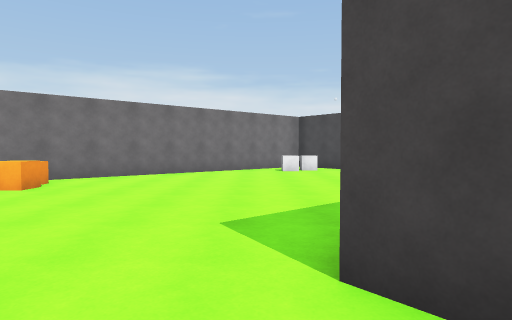
[1] (above)

17 first-person views from a walk through a scene from a Unity 3-D project. The camera is 1.4 m above the floor, tilts 2° down and sees 75° across. The floor is counted in squares, 2 m on a side. Each view is taken from the middle of a square. On the plan, view 1 faces up. The plan holds only what a view shows up to about 10 squares ahead; the rest is blank. The place goes on beyond the plan.

[2]
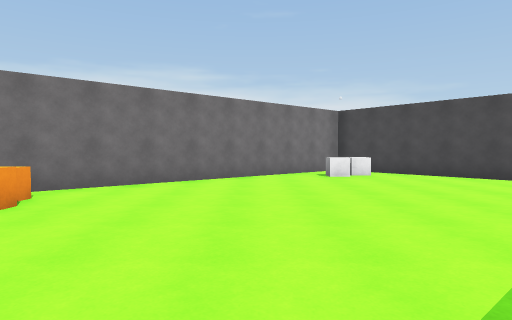

[3]
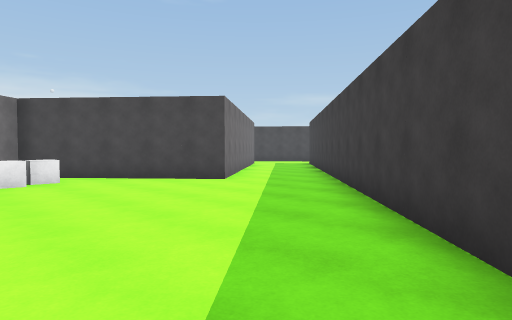

[4]
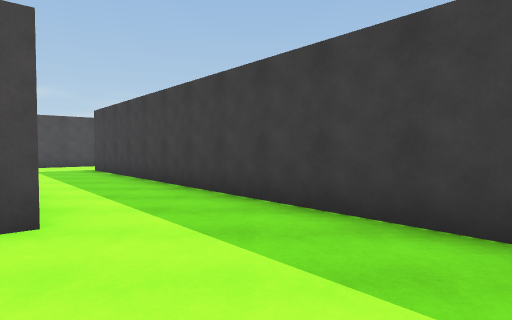

[5]
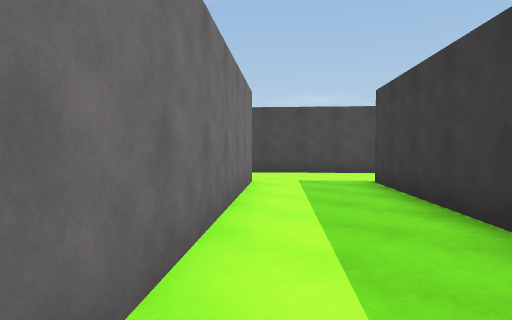

[6]
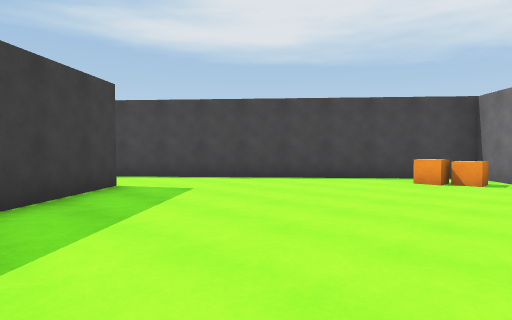

[7]
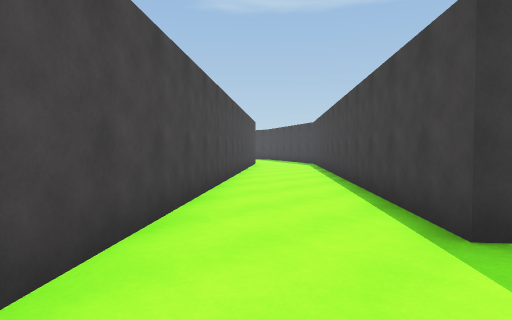

[8]
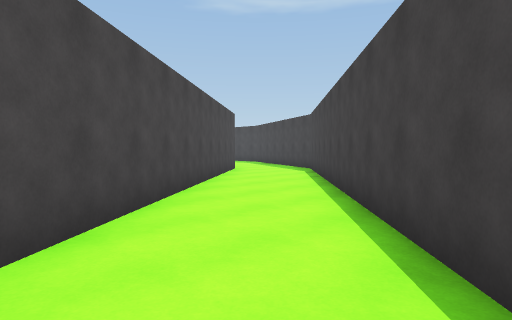

[9]
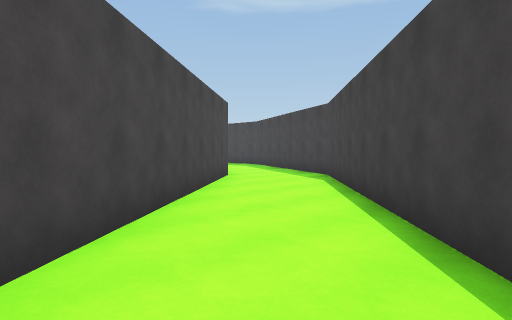

[10]
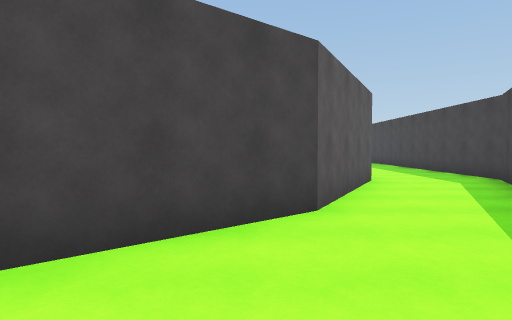

[11]
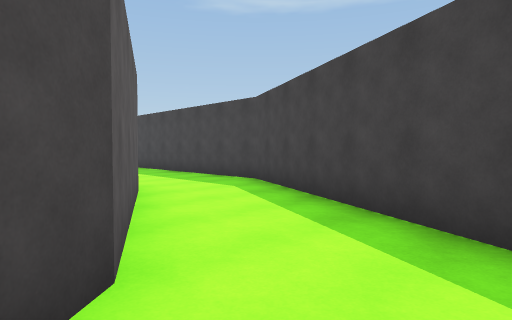

[12]
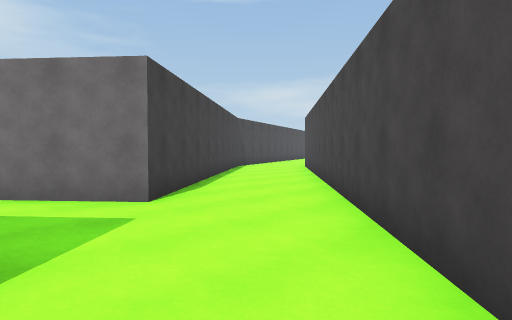

[13]
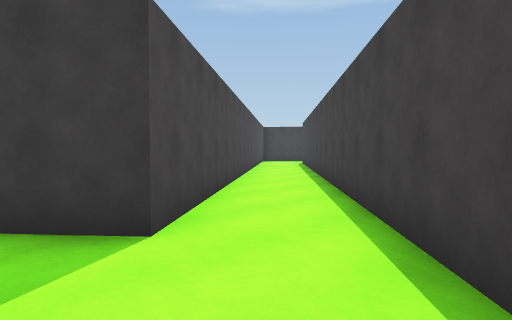

[14]
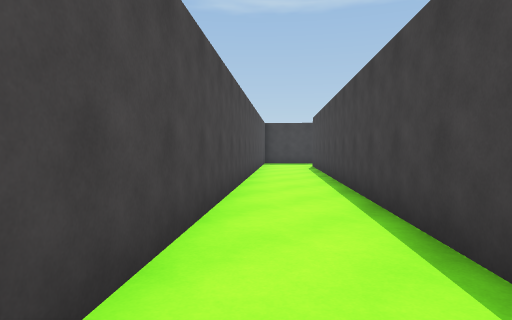

[15]
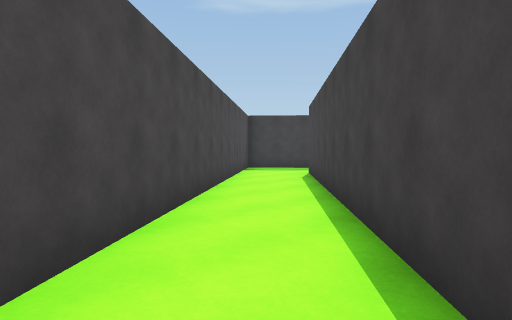

[16]
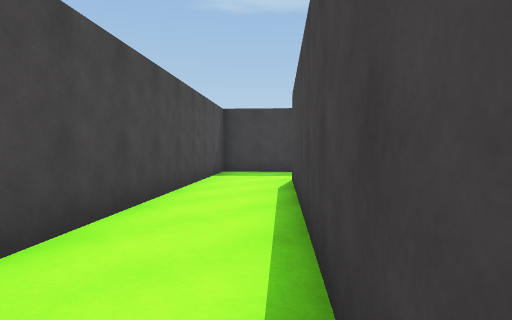

[17]
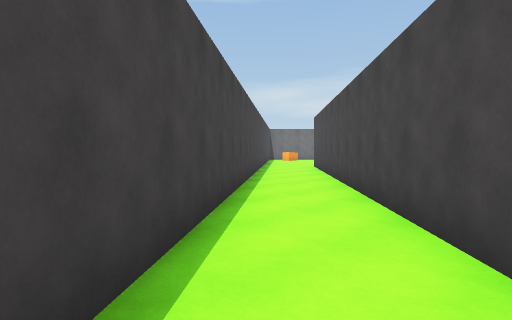

### Floor plan
Points are (right, up) in squares from view 1. A wall is a line through its corners. A room is listed if a view was taken in it or the views show most of it. See-through windows are left out.
Room 1 (views 1, 2, 3, 4, 5, 6, 7, 8, 9, 10, 11, 12, 13, 14)
walls: (1.2, 0.8) (0.4, 1.7) (12.6, 12.1) (20.9, 2.4) (22.2, 1.7); (7.2, 18.4) (10.9, 14.1) (4.9, 8.9) (1.6, 12.7) (-6, 6.2) (0, -0.8); (22.7, 4.3) (10.6, 18.5)
ways out: opening at (0, 0) to room 2; opening at (22, 3) to room 5
objects: orange cube (-5, 6) to (-4, 7); orange cube (-4, 6); grey cube (1, 11) to (2, 11)
Room 2 (view 15)
walls: (0, -0.8) (1.7, -2.9); (3, -1.3) (1.2, 0.8)
ways out: opening at (0, 0) to room 1; opening at (2, -2) to room 3
Room 3 (view 16)
walls: (6.2, -5) (3, -1.3); (1.7, -2.9) (5.1, -6.9)
ways out: opening at (2, -2) to room 2; opening at (5, -6) to room 4
Room 4 (view 17)
walls: (5.1, -6.9) (7.4, -9.5); (10, -9.5) (6.2, -5)
ways out: opening at (5, -6) to room 3
Room 5 (no view inside)
walls: (22.2, 1.7) (24.1, 0.7); (24.8, 3.2) (22.7, 4.3)
ways out: opening at (22, 3) to room 1; opening at (24, 2)

Positions as (right, up) in squares from view 1, and headings:
1: (0, 0), facing up
2: (-1, 2), facing up
3: (0, 3), facing up-right
4: (2, 7), facing right
5: (6, 9), facing up-right
6: (3, 8), facing down-left
7: (12, 15), facing down-right
8: (14, 12), facing down-right
9: (16, 10), facing down-right
10: (19, 5), facing right
11: (21, 5), facing down-right
12: (15, 12), facing up-left
13: (-2, 3), facing down-right
14: (0, 1), facing down-right
15: (2, -2), facing down-right
16: (3, -4), facing down-right
17: (8, -9), facing up-left
